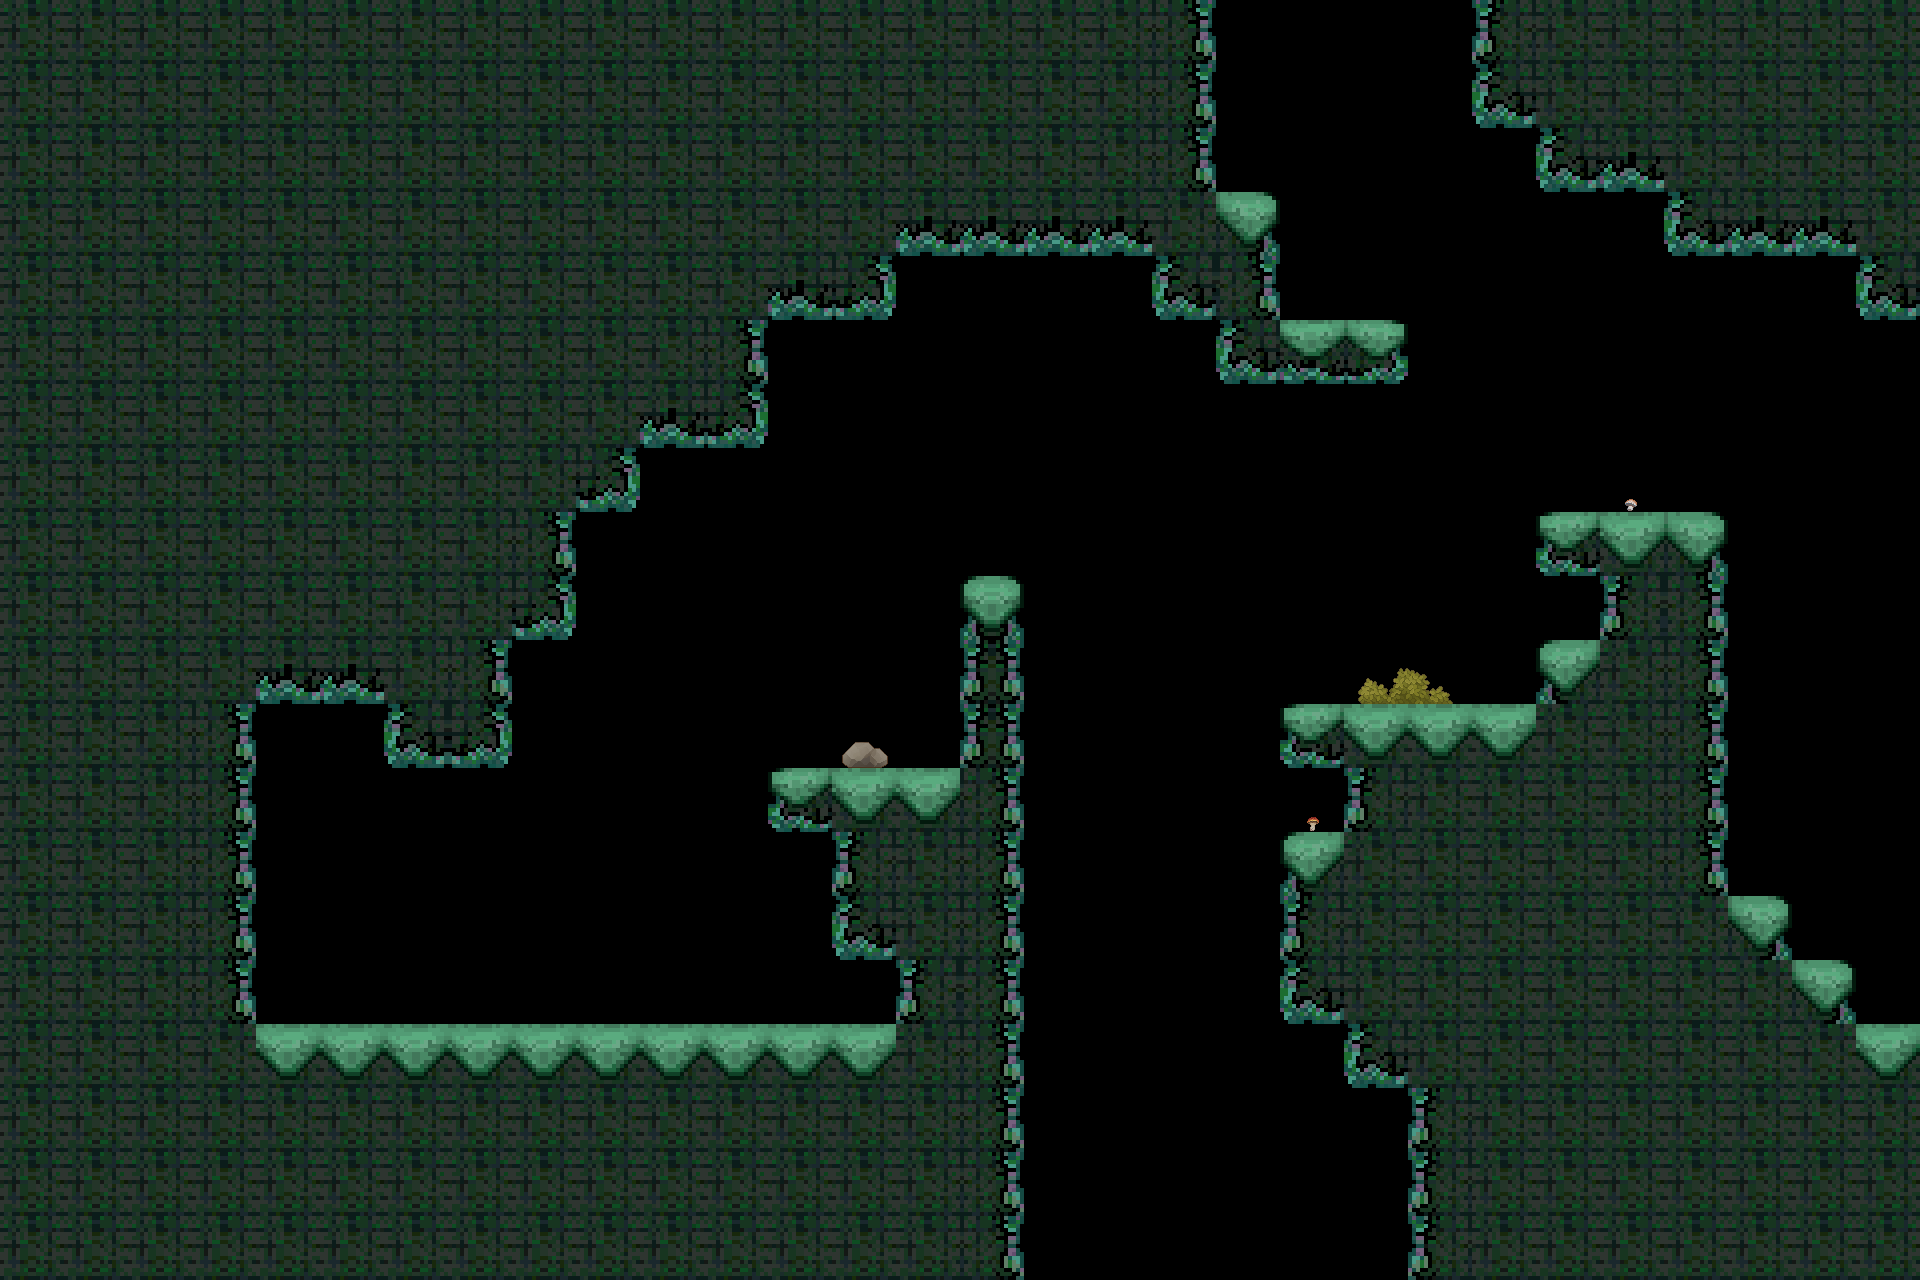

The image is a tile-based game level rendered from a .tmx file. Its description and complete source (layers, tilesets, objects, tile grids) follow:
An orthogonal 30x20 tile map with 64x64 px tiles, 2 tile layers (tiles, deco), 2 tilesets and 8 objects (S, N, E, player).

<map version="1.4" tiledversion="1.4.3" orientation="orthogonal" renderorder="right-down" width="30" height="20" tilewidth="64" tileheight="64" infinite="0" nextlayerid="6" nextobjectid="25">
 <tileset firstgid="1" source="../level0.tsx" />
 <tileset firstgid="17" source="../deco1.tsx" />
 <layer id="1" name="tiles" width="30" height="20">
  <data encoding="csv">
6,6,6,6,6,6,6,6,6,6,6,6,6,6,6,6,6,6,7,0,0,0,0,5,6,6,6,6,6,6,
6,6,6,6,6,6,6,6,6,6,6,6,6,6,6,6,6,6,7,0,0,0,0,9,6,6,6,6,6,6,
6,6,6,6,6,6,6,6,6,6,6,6,6,6,6,6,6,6,7,0,0,0,0,0,9,10,6,6,6,6,
6,6,6,6,6,6,6,6,6,6,6,6,6,6,10,10,10,10,6,3,0,0,0,0,0,0,9,10,10,6,
6,6,6,6,6,6,6,6,6,6,6,6,10,11,0,0,0,0,9,7,0,0,0,0,0,0,0,0,0,9,
6,6,6,6,6,6,6,6,6,6,6,7,0,0,0,0,0,0,0,9,14,15,0,0,0,0,0,0,0,0,
6,6,6,6,6,6,6,6,6,6,10,11,0,0,0,0,0,0,0,0,0,0,0,0,0,0,0,0,0,0,
6,6,6,6,6,6,6,6,6,11,0,0,0,0,0,0,0,0,0,0,0,0,0,0,0,0,0,0,0,0,
6,6,6,6,6,6,6,6,7,0,0,0,0,0,0,0,0,0,0,0,0,0,0,0,13,2,3,0,0,0,
6,6,6,6,6,6,6,6,11,0,0,0,0,0,0,4,0,0,0,0,0,0,0,0,0,5,7,0,0,0,
6,6,6,6,10,10,6,7,0,0,0,0,0,0,0,8,0,0,0,0,0,0,0,0,1,6,7,0,0,0,
6,6,6,7,0,0,9,11,0,0,0,0,0,0,0,8,0,0,0,0,13,2,2,2,6,6,7,0,0,0,
6,6,6,7,0,0,0,0,0,0,0,0,13,2,2,7,0,0,0,0,0,5,6,6,6,6,7,0,0,0,
6,6,6,7,0,0,0,0,0,0,0,0,0,5,6,7,0,0,0,0,1,6,6,6,6,6,7,0,0,0,
6,6,6,7,0,0,0,0,0,0,0,0,0,9,6,7,0,0,0,0,5,6,6,6,6,6,6,3,0,0,
6,6,6,7,0,0,0,0,0,0,0,0,0,0,5,7,0,0,0,0,9,6,6,6,6,6,6,6,3,0,
6,6,6,6,2,2,2,2,2,2,2,2,2,2,6,7,0,0,0,0,0,9,6,6,6,6,6,6,6,2,
6,6,6,6,6,6,6,6,6,6,6,6,6,6,6,7,0,0,0,0,0,0,5,6,6,6,6,6,6,6,
6,6,6,6,6,6,6,6,6,6,6,6,6,6,6,7,0,0,0,0,0,0,5,6,6,6,6,6,6,6,
6,6,6,6,6,6,6,6,6,6,6,6,6,6,6,7,0,0,0,0,0,0,5,6,6,6,6,6,6,6
</data>
 </layer>
 <layer id="5" name="deco" width="30" height="20">
  <data encoding="csv">
0,0,0,0,0,0,0,0,0,0,0,0,0,0,0,0,0,0,0,0,0,0,0,0,0,0,0,0,0,0,
0,0,0,0,0,0,0,0,0,0,0,0,0,0,0,0,0,0,0,0,0,0,0,0,0,0,0,0,0,0,
0,0,0,0,0,0,0,0,0,0,0,0,0,0,0,0,0,0,0,0,0,0,0,0,0,0,0,0,0,0,
0,0,0,0,0,0,0,0,0,0,0,0,0,0,0,0,0,0,0,0,0,0,0,0,0,0,0,0,0,0,
0,0,0,0,0,0,0,0,0,0,0,0,0,0,0,0,0,0,0,0,0,0,0,0,0,0,0,0,0,0,
0,0,0,0,0,0,0,0,0,0,0,0,0,0,0,0,0,0,0,0,0,0,0,0,0,0,0,0,0,0,
0,0,0,0,0,0,0,0,0,0,0,0,0,0,0,0,0,0,0,0,0,0,0,0,0,0,0,0,0,0,
0,0,0,0,0,0,0,0,0,0,0,0,0,0,0,0,0,0,0,0,0,0,0,0,0,26,0,0,0,0,
0,0,0,0,0,0,0,0,0,0,0,0,0,0,0,0,0,0,0,0,0,0,0,0,0,0,0,0,0,0,
0,0,0,0,0,0,0,0,0,0,0,0,0,0,0,0,0,0,0,0,0,0,0,0,0,0,0,0,0,0,
0,0,0,0,0,0,0,0,0,0,0,0,0,0,0,0,0,0,0,0,0,20,21,0,0,0,0,0,0,0,
0,0,0,0,0,0,0,0,0,0,0,0,0,23,0,0,0,0,0,0,0,0,0,0,0,0,0,0,0,0,
0,0,0,0,0,0,0,0,0,0,0,0,0,0,0,0,0,0,0,0,34,0,0,0,0,0,0,0,0,0,
0,0,0,0,0,0,0,0,0,0,0,0,0,0,0,0,0,0,0,0,0,0,0,0,0,0,0,0,0,0,
0,0,0,0,0,0,0,0,0,0,0,0,0,0,0,0,0,0,0,0,0,0,0,0,0,0,0,0,0,0,
0,0,0,0,0,0,0,0,0,0,0,0,0,0,0,0,0,0,0,0,0,0,0,0,0,0,0,0,0,0,
0,0,0,0,0,0,0,0,0,0,0,0,0,0,0,0,0,0,0,0,0,0,0,0,0,0,0,0,0,0,
0,0,0,0,0,0,0,0,0,0,0,0,0,0,0,0,0,0,0,0,0,0,0,0,0,0,0,0,0,0,
0,0,0,0,0,0,0,0,0,0,0,0,0,0,0,0,0,0,0,0,0,0,0,0,0,0,0,0,0,0,
0,0,0,0,0,0,0,0,0,0,0,0,0,0,0,0,0,0,0,0,0,0,0,0,0,0,0,0,0,0
</data>
 </layer>
 <objectgroup id="3" name="conx">
  <object id="20" name="S" x="1024" y="1152" width="384" height="128" />
  <object id="21" name="N" x="1216" y="0" width="256" height="128" />
  <object id="22" name="E" x="1856" y="320" width="64" height="704" />
 </objectgroup>
 <objectgroup id="4" name="spawns">
  <object id="11" name="player" x="384" y="960">
   <point />
  </object>
 </objectgroup>
 <objectgroup id="2" name="collision">
  <object id="8" x="0" y="0">
   <polygon points="0,0 1216,0 1216,192 1280,192 1280,320 1408,320 1408,384 1216,384 1216,320 1152,320 1152,256 896,256 896,320 768,320 768,448 640,448 640,512 576,512 576,640 512,640 512,768 384,768 384,704 256,704 256,1024 896,1024 896,960 832,960 832,832 768,832 768,768 960,768 960,576 1024,576 1024,1280 0,1280" />
  </object>
  <object id="9" x="1472" y="0">
   <polygon points="0,0 448,0 448,320 384,320 384,256 192,256 192,192 64,192 64,128 0,128" />
  </object>
  <object id="10" x="1536" y="512">
   <polygon points="0,0 192,0 192,384 256,384 256,448 320,448 320,512 384,512 384,768 -128,768 -128,576 -192,576 -192,512 -256,512 -256,320 -192,320 -192,256 -256,256 -256,192 0,192 0,128 64,128 64,64 0,64" />
  </object>
  <object id="24" x="32" y="32">
   <polygon points="0,0 1856,0 1856,1216 0,1216" />
  </object>
 </objectgroup>
</map>
